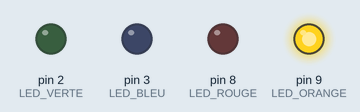
A sketch run on a simulated Arduino Uno, built with avr-gcc and run on an emulated ATmega328P. Shown: output pins drawn as LEDs (lit = HIGH).

Above: at 1.0 s.
At 5.0 s:
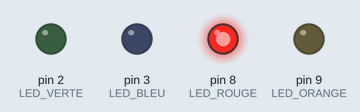
Timing chart, 0 to 10.4 s (numbered marks = the images above):
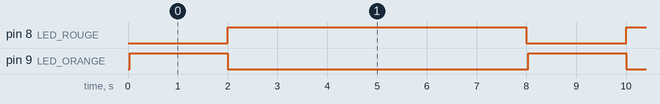

The sketch:

exo3.ino
```cpp
#define LED_ROUGE 8 //on indique le port correspondant aux leds colorés sur la plaquette
  #define LED_ORANGE 9
  #define LED_VERTE 2
  #define LED_BLEU 3

void setup() {
  // put your setup code here, to run once:
  pinMode(LED_ROUGE, OUTPUT); //on configure le port 8 comme une sortie, on lui envoit un/des signaux
  pinMode(LED_ORANGE, OUTPUT); //idem pour le port 9
  pinMode(LED_VERTE,OUTPUT);
  pinMode(LED_BLEU,OUTPUT);
}

void loop() {
  // put your main code here, to run repeatedly:
  //feu temporaire :
  clignotte(9,0.5,0.5,6);
  clignotte(9,2,0,1);
  clignotte(8,6,0,1);
}

void clignotte(int pin,int tempsOn,int tempsOff,int cycles){
  for(int i =0;i<cycles;i++){
    digitalWrite(pin,HIGH);
    delay(tempsOn*1000);
    digitalWrite(pin,LOW);
    delay(tempsOff*1000);
  }
}
```

Measured:
- by itself, pin 8 (LED_ROUGE): alternates HIGH for 6.0 s and LOW for 2.0 s
- by itself, pin 9 (LED_ORANGE): alternates HIGH for 2.0 s and LOW for 6.0 s
- by itself, everything shown: repeats every 8.0 s, in 3 steps
